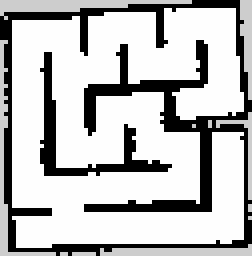
#> input picture maze_world/maps/maze_map.pgm, 63 x 64 px, found by its file name (shown 4 times larger)
$ python python_tester.py
#> lines starting #> are read from the running program, lines starting #| are printed output that depends on the picture; after the words box and inside, x2 and y2 are one past the last pixel; in counts of white or black regions, pixels touching at a corner belong together
#!/usr/bin/env python3
"""
Automatic Spawn Position Finder
Tests positions from your maze map to find safe spawn locations
"""

import numpy as np
from PIL import Image
import os

def find_safe_spawn_positions(map_image_path, map_yaml_path):
    """
    Analyze maze map and find safe spawn positions
    """
    # Read map parameters from YAML
    resolution = 0.05  # from your maze_map.yaml
    origin = [-1.6, -1.55, 0]  # from your maze_map.yaml

    # Load the map image
    try:
        img = Image.open(map_image_path)
        map_array = np.array(img)
    except FileNotFoundError:
        print(f"❌ Could not find map image at: {map_image_path}")
        print(f"   Please run this script from the maze_world package directory")
        return []

    print("🗺️  MAP ANALYSIS")
    print("=" * 70)
    print(f"Map size: {map_array.shape}")
    print(f"Resolution: {resolution}m per pixel")
    print(f"Origin: {origin}")
    print()

    # Find free spaces (white pixels = 254 in grayscale)
    # In PGM: 254 = free, 0 = occupied, 205 = unknown
    free_space = (map_array >= 250)  # Free space

    # Robot radius in pixels (TurtleBot3 Burger is ~0.105m radius)
    robot_radius_m = 0.15  # Add safety margin
    robot_radius_px = int(robot_radius_m / resolution)

    print(f"Robot safety radius: {robot_radius_m}m ({robot_radius_px} pixels)")
    print()

    # Goal position (you said it's at [-0.36, -0.70])
    goal_world = np.array([-0.36, -0.70])

    # Convert world coordinates to pixel coordinates
    def world_to_pixel(x, y):
        px = int((x - origin[0]) / resolution)
        py = int((y - origin[1]) / resolution)
        return px, py

    def pixel_to_world(px, py):
        x = px * resolution + origin[0]
        y = py * resolution + origin[1]
        return x, y

    # Find safe positions
    safe_positions = []

    # Test a grid of positions
    print("🔍 Scanning for safe spawn positions...")
    print()

    test_positions_world = [
        # Original and nearby
        [0.3, 0.0],
        [0.5, 0.0],
        [0.7, 0.0],
        [0.2, 0.0],
        [0.0, 0.0],

        # Offset positions
        [0.3, 0.2],
        [0.3, -0.2],
        [0.5, 0.2],
        [0.5, -0.2],

        # Different x positions
        [-0.3, 0.0],
        [-0.5, 0.0],
        [0.0, 0.3],
        [0.0, -0.3],

        # Corners and edges
        [0.8, 0.0],
        [0.0, 0.8],
        [-0.8, 0.0],
        [0.0, -0.8],
    ]

    for world_pos in test_positions_world:
        x, y = world_pos
        px, py = world_to_pixel(x, y)

        # Check if position is within map bounds
        if px < robot_radius_px or px >= map_array.shape[1] - robot_radius_px:
            continue
        if py < robot_radius_px or py >= map_array.shape[0] - robot_radius_px:
            continue

        # Check if position and surroundings are free
        region = map_array[
            py - robot_radius_px:py + robot_radius_px,
            px - robot_radius_px:px + robot_radius_px
        ]

        # Position is safe if entire region is free space
        if np.all(region >= 250):
            # Calculate clearances
            min_clearance = robot_radius_m

            # Check clearances in 4 directions
            clearances = []
            for direction in ['front', 'back', 'left', 'right']:
                if direction == 'front':  # +x
                    check_region = map_array[py-5:py+5, px:px+50]
                elif direction == 'back':  # -x
                    check_region = map_array[py-5:py+5, px-50:px]
                elif direction == 'left':  # +y
                    check_region = map_array[py:py+50, px-5:px+5]
                else:  # right: -y
                    check_region = map_array[py-50:py, px-5:px+5]

                # Find first obstacle
                for i in range(check_region.shape[0] if direction in ['left', 'right'] else check_region.shape[1]):
                    if direction in ['front', 'back']:
                        if np.any(check_region[:, i] < 250):
                            clearances.append(i * resolution)
                            break
                    else:
                        if np.any(check_region[i, :] < 250):
                            clearances.append(i * resolution)
                            break
                else:
                    clearances.append(2.5)  # Max clearance

            front_clear, back_clear, left_clear, right_clear = clearances
            min_clearance = min(clearances)

            # Calculate distance to goal
            dist_to_goal = np.linalg.norm(np.array([x, y]) - goal_world)

            safe_positions.append({
                'position': [x, y],
                'front_clearance': front_clear,
                'back_clearance': back_clear,
                'left_clearance': left_clear,
                'right_clearance': right_clear,
                'min_clearance': min_clearance,
                'distance_to_goal': dist_to_goal
            })

    # Sort by clearance quality
    safe_positions.sort(key=lambda p: p['min_clearance'], reverse=True)

    print("✅ SAFE SPAWN POSITIONS FOUND:")
    print("=" * 70)
    print()

    if len(safe_positions) == 0:
        print("❌ No safe positions found!")
        print("   Try manually checking your maze in Gazebo")
        return []

    # Print top 10 positions
    for i, pos in enumerate(safe_positions[:10]):
        print(f"🎯 Option {i+1}: [{pos['position'][0]:.2f}, {pos['position'][1]:.2f}]")
        print(f"   Front:   {pos['front_clearance']:.3f}m  {'✅' if pos['front_clearance'] > 0.35 else '⚠️ ' if pos['front_clearance'] > 0.25 else '❌'}")
        print(f"   Back:    {pos['back_clearance']:.3f}m")
        print(f"   Left:    {pos['left_clearance']:.3f}m   {'✅' if pos['left_clearance'] > 0.35 else '⚠️ '}")
        print(f"   Right:   {pos['right_clearance']:.3f}m   {'✅' if pos['right_clearance'] > 0.35 else '⚠️ '}")
        print(f"   Min:     {pos['min_clearance']:.3f}m")
        print(f"   To goal: {pos['distance_to_goal']:.3f}m")
        print()

    print("=" * 70)
    print()
    print("📋 RECOMMENDED SPAWN POSITION:")
    best = safe_positions[0]
    print(f"   Position: [{best['position'][0]:.2f}, {best['position'][1]:.2f}]")
    print()
    print("📝 UPDATE THESE FILES:")
    print()
    print("1️⃣  maze.launch.py (around line 24-25):")
    print(f"   x_pose = LaunchConfiguration('x_pose', default='{best['position'][0]:.2f}')")
    print(f"   y_pose = LaunchConfiguration('y_pose', default='{best['position'][1]:.2f}')")
    print()
    print("2️⃣  dqn_trainer.py (around line 70):")
    print(f"   self.start_position = np.array([{best['position'][0]:.2f}, {best['position'][1]:.2f}])")
    print()

    return safe_positions


def main():
    print()
    print("🤖 AUTOMATIC SPAWN POSITION FINDER")
    print("=" * 70)
    print()

    # Common paths to check
    possible_paths = [
        # If running from package root
        "maps/maze_map.pgm",
        "../maps/maze_map.pgm",
        "../../maps/maze_map.pgm",

        # If running from scripts directory
        "../maps/maze_map.pgm",

        # Full workspace path (modify if needed)
        os.path.expanduser("~/turtlebot3_ws/src/maze_world/maps/maze_map.pgm"),
    ]

    map_path = None
    for path in possible_paths:
        if os.path.exists(path):
            map_path = path
            break

    if map_path is None:
        print("❌ Could not find maze_map.pgm automatically")
        print()
        print("Please provide the full path to your maze_map.pgm file:")
        map_path = input("Path: ").strip()

        if not os.path.exists(map_path):
            print(f"❌ File not found: {map_path}")
            return

    print(f"📁 Using map: {map_path}")
    print()

    yaml_path = map_path.replace('.pgm', '.yaml')

    safe_positions = find_safe_spawn_positions(map_path, yaml_path)
#> in find_safe_spawn_positions, img is the input picture: PIL image 63x64 L; min 0, max 254, mean 188.1
#| Map size: (64, 63)
#> in find_safe_spawn_positions, `free_space = (map_array >= 250)`:
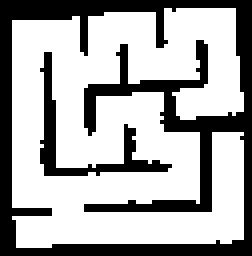
#> free_space: shape (64, 63) bool (shown 4 times larger); 66.8% white; 2 black regions, box (x1, y1, x2, y2) and area: (0, 0, 63, 64) 1164, (10, 13, 43, 44) 174
#> the loop in find_safe_spawn_positions, `for world_pos in test_positions_world:` made 17 passes
#> region on pass 3: [[0, 0, 254, 254], [0, 0, 0, 0], [0, 0, 0, 0], [0, 0, 0, 0]]
#> after the loop in find_safe_spawn_positions, `for world_pos in test_positions_world:`: safe_positions = 8 items
#> the loop in find_safe_spawn_positions, `for i, pos in enumerate(safe_positions[:10]):` made 8 passes
#> (printed output is left out)
#> in find_safe_spawn_positions, `best = safe_positions[0]`: best = {'position': [0.3, 0], 'front_clearance': 0.1, 'back_clearance': 2.5, 'left_clearance': 0, 'right_clearance': 2.5, 'min_clearance': 0, 'distance_to_goal': 0.962}
#|    Position: [0.30, 0.00]
#|    x_pose = LaunchConfiguration('x_pose', default='0.30')
#|    y_pose = LaunchConfiguration('y_pose', default='0.00')
#|    self.start_position = np.array([0.30, 0.00])
#> safe_positions = 8 items

    if len(safe_positions) > 0:
        print("✅ SUCCESS! Use the recommended position above.")
    else:
        print("❌ FALLBACK: Try these common positions manually:")
        print("   [0.0, 0.0]")
        print("   [0.5, 0.0]")
        print("   [-0.5, 0.0]")


if __name__ == '__main__':
    main()
